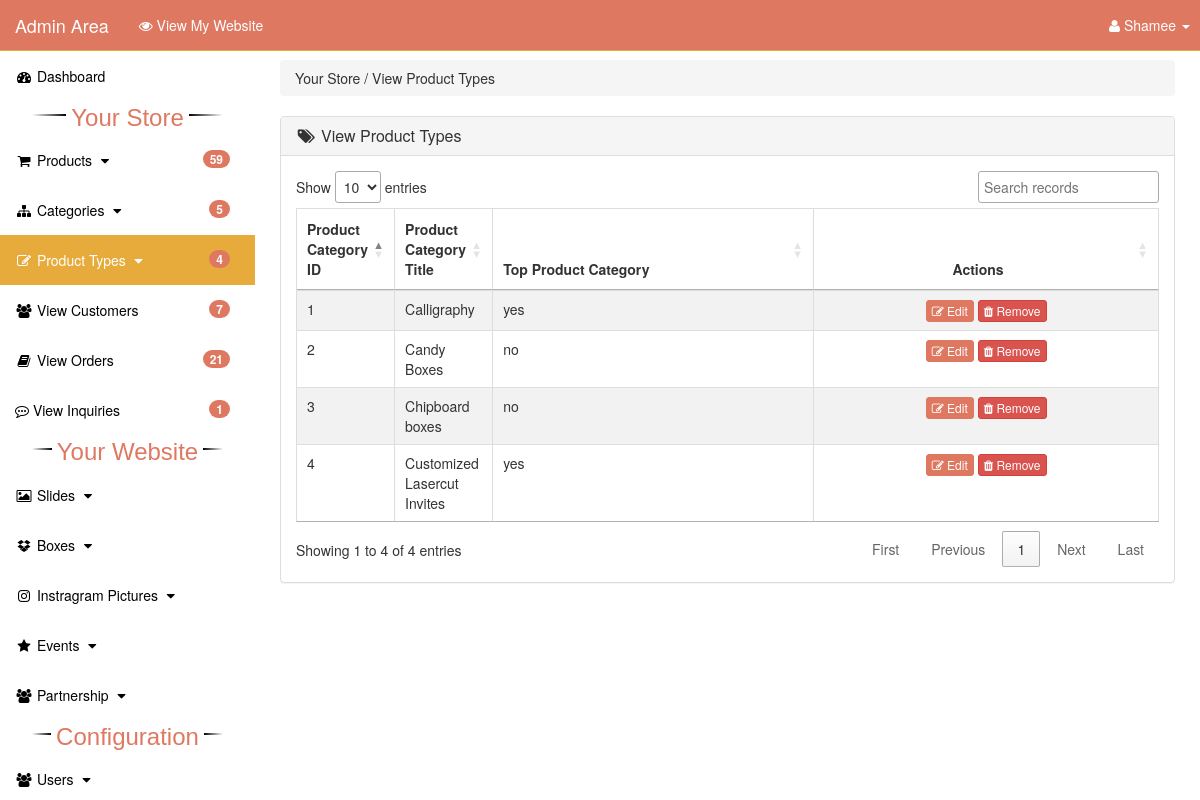
Page /admin_area/index.php?view_p_cats (signed in) on the committed database.
### tables this page shows
CREATE TABLE `product_categories` (
  `p_cat_id` int(10) NOT NULL,
  `p_cat_title` text NOT NULL,
  `p_cat_top` text NOT NULL,
  `p_cat_image` text NOT NULL
);

### admin_area/view_p_cats.php (the view)
<?php
    if(!isset($_SESSION['admin_email'])){
        echo "<script>window.open('login.php','_self')</script>";
    }else{
?>
<div class="row">
    <div class="col-lg-12">
        <ol class="breadcrumb">
            <li>
                Your Store / View Product Types
            </li>
        </ol>
    </div>
</div>
<div class="row">
    <div class="col-lg-12">
        <div class="panel panel-default">
            <div class="panel-heading">
                <h3 class="panel-title">
                    <i class="fa fa-tags fa-fw"></i> View Product Types
                </h3>
            </div>
            <div class="panel-body">
                <div class="table-responsive">
                    <table id="datatableid" class="table table-hover table-striped table-bordered">
                        <thead>
                            <tr>
                                <th> Product Category ID </th>
                                <th> Product Category Title </th>
                                <th> Top Product Category </th>
                                <th style="width: 40%;text-align: center;"> Actions </th>
                            </tr>
                        </thead>
                        <tbody>
                            <?php
                                $i=0;
                                $get_p_cats = "select * from product_categories";
                                $run_p_cats = mysqli_query($con,$get_p_cats);
                                while($row_p_cats=mysqli_fetch_array($run_p_cats)){
                                    $p_cat_id = $row_p_cats['p_cat_id'];
                                    $p_cat_title = $row_p_cats['p_cat_title'];
                                    $p_cat_top = $row_p_cats['p_cat_top'];
                                    $i++;
                            ?>
                            <tr>
                                <td> <?php echo $i; ?> </td>
                                <td> <?php echo $p_cat_title; ?> </td>
                                <td width="300"> <?php echo $p_cat_top; ?> </td>
                                <td style="text-align: center;">
                                <form method="POST">
                                <a href="index.php?edit_p_cat= <?php echo $p_cat_id; ?>"class="btn btn-primary btn-xs"><i class="fa fa-edit"></i> Edit </a>
                                <a href="index.php?delete_p_cat= <?php echo $p_cat_id; ?>" name="delete_service" class="btn btn-danger btn-xs"><i class="fa fa-trash"></i> Remove </a>
                                </form>
                                </td>
                            </tr>
                            <?php } ?>
                        </tbody>
                    </table>
                </div>
            </div>
        </div>
    </div>
</div>
<?php } ?>

### admin_area/includes/sidebar.php (shortened to what this page needs)
<?php
    if(!isset($_SESSION['admin_email'])){
        echo "<script>window.open('login.php','_self')</script>";
    }else{
?>
<nav class="navbar navbar-inverse navbar-fixed-top">
    <div class="navbar-header">
        <a href="index.php?dashboard" class="navbar-brand">Admin Area</a>
        <a href="https://boxed-ph.hostingerapp.com/" target="_blank" class="navbar-brand" style="font-size: 1em;">
            <i class="fa fa-eye" ></i>  View My Website
        </a>
    </div>
    <ul class="nav navbar-right top-nav" style="padding-right: 10px;">
        <li class="dropdown">
            <a href="#" class="dropdown-toggle" data-toggle="dropdown">
                <i class="fa fa-user"></i> <?php echo $admin_name;  ?> <b class="caret"></b>
            </a>
        </li>
    </ul>
    <div class="collapse navbar-collapse navbar-ex1-collapse">
        <ul class="nav navbar-nav side-nav">
            <li class="<?php if($active=='Dashboard') echo"active"; ?>">
                <a href="index.php?dashboard">
                        <i class="fa fa-fw fa-dashboard"></i> Dashboard
                </a>
            </li>
            <div class="divider"><span></span><span>Your Store</span><span></span></div>
            <li class="<?php if($active=='Products') echo"active"; ?>">
                <a href="#" data-toggle="collapse" data-target="#products">
                        <i class="fa fa-fw fa-shopping-cart"></i> Products
                        <i class="fa fa-fw fa-caret-down"></i>
                        <span class="badge"><?php echo $count_products; ?></span>
                </a>
            </li>
            <li class="<?php if($active=='Categories') echo"active"; ?>">
                <a href="#" data-toggle="collapse" data-target="#cat">
                        <i class="fa fa-fw fa-sitemap"></i> Categories
                        <i class="fa fa-fw fa-caret-down"></i>
                        <span class="badge"><?php echo $count_categories; ?></span>
                </a>
            </li>
            <li class="<?php if($active=='Products_Categories') echo"active"; ?>">
                <a href="#" data-toggle="collapse" data-target="#p_cat">
                        <i class="fa fa-fw fa-edit"></i> Product Types
                        <i class="fa fa-fw fa-caret-down"></i>
                        <span class="badge"><?php echo $count_p_categories; ?></span>
                </a>
            </li>
            <li class="<?php if($active=='Customers') echo"active"; ?>">
                <a href="index.php?view_customers">
                    <i class="fa fa-fw fa-users"></i> View Customers
                    <span class="badge" style=""><?php echo $count_customers; ?></span>
                </a>
            </li>
            <li class="<?php if($active=='Orders') echo"active"; ?>">
                <a href="index.php?view_orders">
                    <i class="fa fa-fw fa-book"></i> View Orders
                    <span class="badge"><?php echo $count_pending_orders; ?></span>
                </a>
            </li>
            <li class="<?php if($active=='Payments') echo"active"; ?>">
                <a href="index.php?view_inquiries">
                    <i class="fa fa-commenting-o"></i> View Inquiries
                    <span class="badge"><?php echo $count_inquiries; ?></span>
                </a>
            </li>
            <div class="divider"><span></span><span>Your Website</span><span></span></div>
            <li class="<?php if($active=='Slides') echo"active"; ?>">
                <a href="#" data-toggle="collapse" data-target="#slides">
                        <i class="fa fa-fw fa-photo"></i> Slides
                        <i class="fa fa-fw fa-caret-down"></i>
                </a>
            </li>
            <li class="<?php if($active=='Boxes') echo"active"; ?>">
                <a href="#" data-toggle="collapse" data-target="#boxes">
                        <i class="fa fa-fw fa-dropbox"></i> Boxes
                        <i class="fa fa-fw fa-caret-down"></i>
                </a>
            </li>
            <li class="<?php if($active=='Instragram') echo"active"; ?>">
                <a href="#" data-toggle="collapse" data-target="#instagram">
                        <i class="fa fa-fw fa-instagram"></i> Instragram Pictures
                        <i class="fa fa-fw fa-caret-down"></i>
                </a>
            </li>
            <li class="<?php if($active=='Events') echo"active"; ?>">
                <a href="#" data-toggle="collapse" data-target="#manufacturer">
                        <i class="fa fa-fw fa-star"></i> Events
                        <i class="fa fa-fw fa-caret-down"></i>
                </a>
            </li>
            <li class="<?php if($active=='Partnership') echo"active"; ?>">
                <a href="#" data-toggle="collapse" data-target="#partnership">
                        <i class="fa fa-fw fa-users"></i> Partnership
                        <i class="fa fa-fw fa-caret-down"></i>
                </a>
            </li>
            <div class="divider"><span></span><span>Configuration</span><span></span></div>
            <li class="<?php if($active=='Users') echo"active"; ?>">
                <a href="#" data-toggle="collapse" data-target="#users">
                        <i class="fa fa-fw fa-users"></i> Users
                        <i class="fa fa-fw fa-caret-down"></i>
                </a>
            </li>
        </ul>
    </div>
</nav>
<?php } ?>

### admin_area/css/style.css (style rules this page uses)
body { margin-top: 100px; }
@media (min-width: 768px) { body { margin-top: 50px; } }
.top-nav { 0 15px; }
.top-nav>li { float: left; display: inline-block; }
.top-nav>li>a { color: white; line-height: 20px; padding-top: 15px; padding-bottom: 15px; }
@media (min-width: 768px) { .side-nav { position: fixed; top: 51px; bottom: 0; width: 255px; overflow-y: auto; overflow-x: hidden; background-color: #ffffff; padding-bottom: 40px; border-radius: 0; } }
@media (min-width: 768px) { .side-nav>li>a { width: 255px; } }
.panel-body { border-radius: 5px; }

### admin_area/includes/sidebar.php (style rules this page uses)
.divider { display: table; font-size: 24px; text-align: center; font-family: arial; width: 75%; margin: auto; }
.divider span { display: table-cell; position: relative; }
.divider span:first-child, .divider span:last-child { width: 50%; top: 13px; -moz-background-size: 100% 2px; background-size: 100% 2px; background-position: 0 0, 0 100%; background-repeat: no-repeat; }
.divider span:first-child { background-image: -webkit-gradient(linear, 0 0, 0 100%, from(transparent), to(#000)); background-image: -webkit-linear-gradient(180deg, transparent, #000); background-image: -moz-linear-gradient(180deg, transparent, #000); background-image: -o-linear-gradient(180deg, transparent, #000); background-image: linear-gradient(90deg, transparent, #000); }
.divider span:nth-child(2) { color: #DF7861; font-family: arial; padding: 0px 5px; width: auto; white-space: nowrap; }
.divider span:last-child { background-image: -webkit-gradient(linear, 0 0, 0 100%, from(#000), to(transparent)); background-image: -webkit-linear-gradient(180deg, #000, transparent); background-image: -moz-linear-gradient(180deg, #000, transparent); background-image: -o-linear-gradient(180deg, #000, transparent); background-image: linear-gradient(90deg, #000, transparent); }
.badge { text-align: right; float: right; margin-right: 10px; }

### rows in the picture
product_categories: p_cat_title "Calligraphy", p_cat_top "yes"
product_categories: p_cat_title "Candy Boxes", p_cat_top "no"
product_categories: p_cat_title "Chipboard boxes", p_cat_top "no"
product_categories: p_cat_title "Customized Lasercut Invites", p_cat_top "yes"

### other values in the picture
$admin_name "Shamee"
$count_products "59"
$count_categories "5"
$count_p_categories "4"
$count_customers "7"
$count_pending_orders "21"
$count_inquiries "1"
